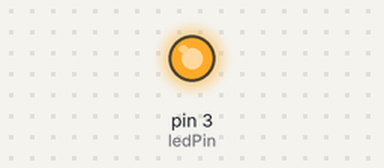
Recording of a sketch running on a simulated Arduino Uno, built with avr-gcc and run on an emulated ATmega328P. On the bench: output pins drawn as LEDs (lit = HIGH). What the sketch prints to the serial monitor is not drawn.

Above: at 0.16 s.
At 9.4 s:
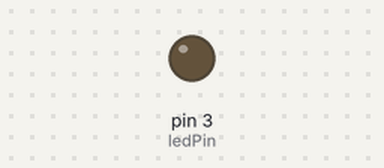
Timing chart, 0 to 13.0 s (numbered marks = the images above):
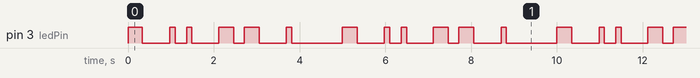

Measured:
- by itself, pin 3 (ledPin): moves between LOW and HIGH, repeating every 10.0 s
- by itself, everything shown: repeats every 49.3 s, in 118 steps

The sketch:

morse_test.ino
```cpp
// Déclaration des constantes pour les broches
const int ledPin = 3; // Changer en fonction de la broche que vous utilisez
const int timeUnit = 100;
int dotStartTime ;
int dotDelay= timeUnit;
int dotLedStatus = 0;

int dashStartTime ;
int dashDelay= timeUnit*3;

int breakStartTime ;
int breakDelay= timeUnit*3;

int megaBreakStartTime ;
int megaBreakDelay= timeUnit*5;

int pauseDelay = timeUnit;
int pauseStartTime;
enum State {
  STATE_IDLE,
  STATE_CHARA, //est en train d ecrire un chara
  STATE_CHARA_DOT, // est en train d'ecrire un dot
  STATE_CHARA_DASH, // est en train d'ecrire un dash
  STATE_CHARA_PAUSE, // pause entre deux dots ou dashs
  STATE_BREAK, //pause entre deux characteres
  STATE_MEGA_BREAK // pause entre la fin d'un mot et le recommencement
};
int index_chara = 0;
int index_code = 0;

State currentState = STATE_IDLE;
State charaState = STATE_IDLE;
State dotState = STATE_IDLE;
State pauseState = STATE_IDLE;
State breakState = STATE_IDLE;
State dashState = STATE_IDLE;
State megaBreakState = STATE_IDLE;
// Tableau de correspondance entre les lettres et leur code Morse (0: point, 1: trait)
const char* morseTable[26] = {
  ".-",   // A
  "-...", // B
  "-.-.", // C
  "-..",  // D
  ".",    // E
  "..-.", // F
  "--.",  // G
  "....", // H
  "..",   // I
  ".---", // J
  "-.-",  // K
  ".-..", // L
  "--",   // M
  "-.",   // N
  "---",  // O
  ".--.", // P
  "--.-", // Q
  ".-.",  // R
  "...",  // S
  "-",    // T
  "..-",  // U
  "...-", // V
  ".--",  // W
  "-..-", // X
  "-.--", // Y
  "--.."  // Z
};

void setup() {
  Serial.begin(9600);
  pinMode(ledPin, OUTPUT); // Configuration de la broche de la LED en sortie
}

void loop() {
  String word = "TIME"; // Mot à convertir en code Morse (changez-le si nécessaire)

  switch(currentState){
    case  STATE_IDLE:
        currentState = STATE_CHARA;
        break;
    case STATE_CHARA:
      if(index_chara < word.length()){
        chara(word[index_chara]);
      }else{
        index_chara = 0;
        currentState = STATE_MEGA_BREAK;

      }
      break;
    case STATE_BREAK:
        break_chara();
        break;
    case STATE_MEGA_BREAK:
        mega_break();
        break;

  }

}
void chara(char chara){
  String code = morseTable[chara - 'A'];
  Serial.print("charaState : ");
  Serial.println(charaState);
  switch (charaState){
    case STATE_IDLE:
      charaState = STATE_CHARA;
    case STATE_CHARA:
      if(index_code < code.length()){
        if (code[index_code] == '.'){
          charaState = STATE_CHARA_DOT;
        }
        if (code[index_code] == '-'){
          dash();
        }
      }else{
        index_chara ++;
        index_code = 0;
        currentState = STATE_BREAK;
      }

      break;
    case STATE_CHARA_DOT:
      dot();
      break;
    case STATE_CHARA_DASH:
      dash();
      break;
    case STATE_CHARA_PAUSE:
      chara_pause();
      break;

  }


}

void dot() {
  int dotActualTime = millis();
  if(dotState == STATE_CHARA_DOT){ // si on est déjà en train de faire le dot
    if(dotActualTime > dotStartTime + dotDelay ){
        Serial.println("Eteignage de la led");

        digitalWrite(ledPin, LOW);
        charaState = STATE_CHARA_PAUSE;
        dotState = STATE_IDLE;


        index_code ++; // on passe au charactere suivant , puisque cleui la est terminé

      }else{
        Serial.println("On laisse allumé la led");
      }
  }else{
    if(dotState != STATE_CHARA_DOT){ //si on débute le dot
        Serial.print("DOT : Allumage de la led pour ms :");
        Serial.println(dotDelay);
        digitalWrite(ledPin, HIGH);
        charaState = STATE_CHARA_DOT;
        dotState = STATE_CHARA_DOT;
        dotStartTime = millis();
      }
  }


}


void dash() {
  int dashActualTime = millis();
  if(dashState == STATE_CHARA_DASH){ // si on est déjà en train de faire le dot
    if(dashActualTime > dashStartTime + dashDelay ){
        Serial.println("Eteignage de la led");

        digitalWrite(ledPin, LOW);
        charaState = STATE_CHARA_PAUSE;
        dashState = STATE_IDLE;

       index_code ++; // on passe au charactere suivant , puisque cleui la est terminé

      }else{
        Serial.println("On laisse allumé la led");
      }
  }else{
    if(dashState != STATE_CHARA_DASH){ //si on débute le dot
        Serial.print("DASH : Allumage de la led pour ms : ");
        Serial.println(dashDelay);

        digitalWrite(ledPin, HIGH);
        charaState = STATE_CHARA_DASH;
        dashState = STATE_CHARA_DASH;
        dashStartTime = millis();
      }
  }


}
void chara_pause(){
  int pauseActualTime = millis();
  if(pauseState == STATE_CHARA_PAUSE){ // si on est déjà en train de faire la pause
    if(pauseActualTime > pauseStartTime + pauseDelay ){
        Serial.println("Fin de la pause");
        charaState = STATE_IDLE;
        pauseState = STATE_IDLE;

      }else{
        Serial.println("On continue la pause");
      }
  }else{
    if(pauseState != STATE_CHARA_PAUSE){ //si on débute la pause
        Serial.println("On débute la pause");
        digitalWrite(ledPin, LOW);
        charaState = STATE_CHARA_PAUSE;
        pauseState = STATE_CHARA_PAUSE;
        pauseStartTime = millis();
      }
  }
}
void break_chara(){
  int breakActualTime = millis();
  if(breakState == STATE_BREAK){ // si on est déjà en train de faire la pause
    if(breakActualTime > breakStartTime + breakDelay ){
        Serial.println("Fin du break");
        currentState = STATE_IDLE;
        breakState = STATE_IDLE;

      }else{
        Serial.println("On continue le break");
      }
  }else{
    if(breakState != STATE_BREAK){ //si on débute la pause
        Serial.println("On débute le break");
        digitalWrite(ledPin, LOW);
        currentState = STATE_BREAK;
        breakState = STATE_BREAK;
        breakStartTime = millis();
      }
  }
}

void mega_break(){
  int megaBreakActualTime = millis();
  if(megaBreakState == STATE_MEGA_BREAK){ // si on est déjà en train de faire la pause
    if(megaBreakActualTime > megaBreakStartTime + megaBreakDelay ){
        Serial.println("Fin du mega break");
        currentState = STATE_IDLE;
        megaBreakState = STATE_IDLE;

      }else{
        Serial.println("On continue le mega break");
      }
  }else{
    if(megaBreakState != STATE_BREAK){ //si on débute la pause
        Serial.println("On débute le mega break");
        digitalWrite(ledPin, LOW);
        currentState = STATE_MEGA_BREAK;
        megaBreakState = STATE_MEGA_BREAK;
        megaBreakStartTime = millis();
      }
  }
}
```
